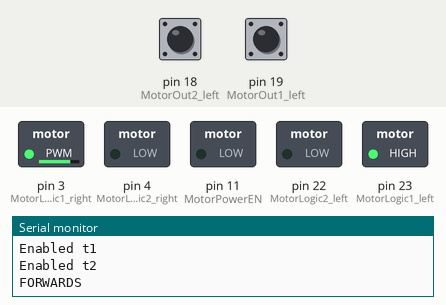
This sketch was run on a simulated Arduino Mega 2560, built with avr-gcc and run on an emulated ATmega2560. Parts: switched loads named in the sketch (green lamp = pin HIGH), the last lines printed to the serial monitor. The test bench sets the inputs (shaded band); at power-on: pin 19 (MotorOut1_left) LOW, pin 18 (MotorOut2_left) LOW.

Above: at 2.7 s.
2.8 s: pin 19 (MotorOut1_left) pulled HIGH for 0.15 s
At 4.3 s:
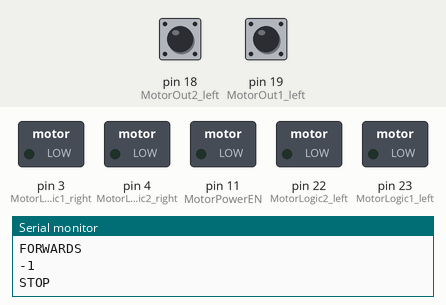
Timing chart, 0 to 10.6 s (numbered marks = the images above; inputs shaded):
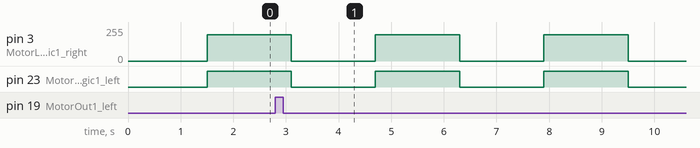

The sketch:

uMouse.ino
```cpp
#include "TaskScheduler.h"
#include "motorFunctions.h"

/*----------------------------------------------------------------------------------------------------------
Variables
----------------------------------------------------------------------------------------------------------*/
int MotorOut1_left = 19;
int MotorOut2_left = 18;
int MotorOut1_right = 7;
int MotorOut2_right = 8;

double leftIn1 = 0;
double leftIn2 = 0;
double rightIn1 = 0;
double rightIn2 = 0;

int val;
int encoder0Pos = 0;
int encoder0PinALast = LOW;
int n = LOW;

int Move_state = 0;

/*----------------------------------------------------------------------------------------------------------
Scheduler Stuff
----------------------------------------------------------------------------------------------------------*/

// void FunctionName_Callback()
void Move_Callback();
void Read_Motor_Left_Callback();

//Task FunctionName(period(ms), TASK_FOREVER, &FunctionName_Callback);
Task Move(1600, TASK_FOREVER, &Move_Callback);
Task Read_Motor_Left(15, TASK_FOREVER, &Read_Motor_Left_Callback);

Scheduler runner;

//void FunctionName_Callback(){
//    code
//}

void Move_Callback(){
  if(Move_state == 0){
      Serial.println("FORWARDS"); //about 1600ms for a cell
      SetMotorForward(150);
      Move_state = 1;
  }
  else if(Move_state == 1){
      Serial.println("STOP");   //about 700ms for a cell right turn
      SetMotorStop();
      Move_state = 0;
  }
    else if(Move_state == 2){
      Serial.println("BACKWARDS");
      SetMotorRight(150);
      Move_state = 3;
  }
    else if(Move_state == 3){
      Serial.println("STOP");
      SetMotorStop();
      Move_state = 0;
  }

}
void Read_Motor_Left_Callback(){

  n = digitalRead(MotorOut1_left);
   if ((encoder0PinALast == LOW) && (n == HIGH)) {
     if (digitalRead(MotorOut2_left) == LOW) {
       encoder0Pos--;
     }
     else {
       encoder0Pos++;
     }
     Serial.print (encoder0Pos);
     Serial.print ("\n");
   }
   encoder0PinALast = n;
}

/*----------------------------------------------------------------------------------------------------------
Setup and Loop
----------------------------------------------------------------------------------------------------------*/
void setup() {
  pinMode(MotorPowerEN, OUTPUT);
  pinMode(MotorLogic1_right,OUTPUT);
  pinMode(MotorLogic2_right, OUTPUT);
  pinMode(MotorLogic1_left,OUTPUT);
  pinMode(MotorLogic2_left, OUTPUT);

  pinMode(MotorOut1_left, INPUT);
  pinMode(MotorOut2_left, INPUT);
  pinMode(MotorOut1_right, INPUT);
  pinMode(MotorOut2_right, INPUT);
  //digitalWrite(MotorPowerEN, LOW);

  Serial.begin(9600);

  //start scheduler code
  Serial.println("Scheduler TEST");
  runner.init();
  Serial.println("Initialized scheduler");

  //runner.addTask(FunctionName);
  //Serial.println("added t#");
  runner.addTask(Move);
  Serial.println("added t1");
  runner.addTask(Read_Motor_Left);
  Serial.println("added t2");

  delay(1500);

  //FunctionName.enable();
  //Serial.println("Enabled t#");
  Move.enable();
  Serial.println("Enabled t1");
  Read_Motor_Left.enable();
  Serial.println("Enabled t2");

//  for(int i = 0; i < 16; i++){
//    for(int j = 0; j < 16; j++){
//      Serial.print(grid[i][j]);
//    }
//    Serial.print("\n");
//  }
//  delay(5000);
}

void loop() {
  runner.execute();


}
```

motorFunctions.h
```cpp
#ifndef MOTOR_FUNC
#define MOTOR_FUNC

int MotorPowerEN = 11;
int MotorLogic1_left = 23;
int MotorLogic2_left = 22;
int MotorLogic1_right = 3;
int MotorLogic2_right = 4;

//remember to try and account for the right motor being a piece of shit

void SetMotorForward(int x){
  analogWrite(MotorLogic1_left, x);
  analogWrite(MotorLogic2_left, 0);
  analogWrite(MotorLogic1_right, x+48);
  analogWrite(MotorLogic2_right, 0);
}

void SetMotorBackward(int x){
   analogWrite(MotorLogic1_left, 0);
   analogWrite(MotorLogic2_left, x);
   analogWrite(MotorLogic1_right, 0);
   analogWrite(MotorLogic2_right, x);
}

void SetMotorRight(int x){
   analogWrite(MotorLogic1_left, x);
   analogWrite(MotorLogic2_left, 0);
   analogWrite(MotorLogic1_right, 0);
   analogWrite(MotorLogic2_right, x);
}

void SetMotorLeft(int x){
   analogWrite(MotorLogic1_left, 0);
   analogWrite(MotorLogic2_left, x);
   analogWrite(MotorLogic1_right, x);
   analogWrite(MotorLogic2_right, 0);
}

void SetMotorStop(){
//   analogWrite(MotorLogic1_left, 255);
//   analogWrite(MotorLogic2_left, 255);
//   analogWrite(MotorLogic1_right, 255);
//   analogWrite(MotorLogic2_right, 255);

   analogWrite(MotorLogic1_left, 0);
   analogWrite(MotorLogic2_left, 0);
   analogWrite(MotorLogic1_right, 0);
   analogWrite(MotorLogic2_right, 0);
}

//int grid[16][16];
//
//void grid_mapping(){
//  //move forward 1 cell
//  //if wall
//    //turn until no wall
//  //mark the cell the corresponding distance
//  //if middle
//    //party
//
//}

//void grid_forward(int &xPos, int &yPos, int &distance, &int grid[][]){
//  grid[xPos][yPos] = distance;
//}

#endif
```

Source omitted: TaskScheduler.h (23916 bytes)

Measured:
- by itself, pin 3 (MotorLogic1_right): alternates 198/255 for 1.6 s and 0/255 for 1.6 s
- by itself, pin 23 (MotorLogic1_left): alternates HIGH for 1.6 s and LOW for 1.6 s
